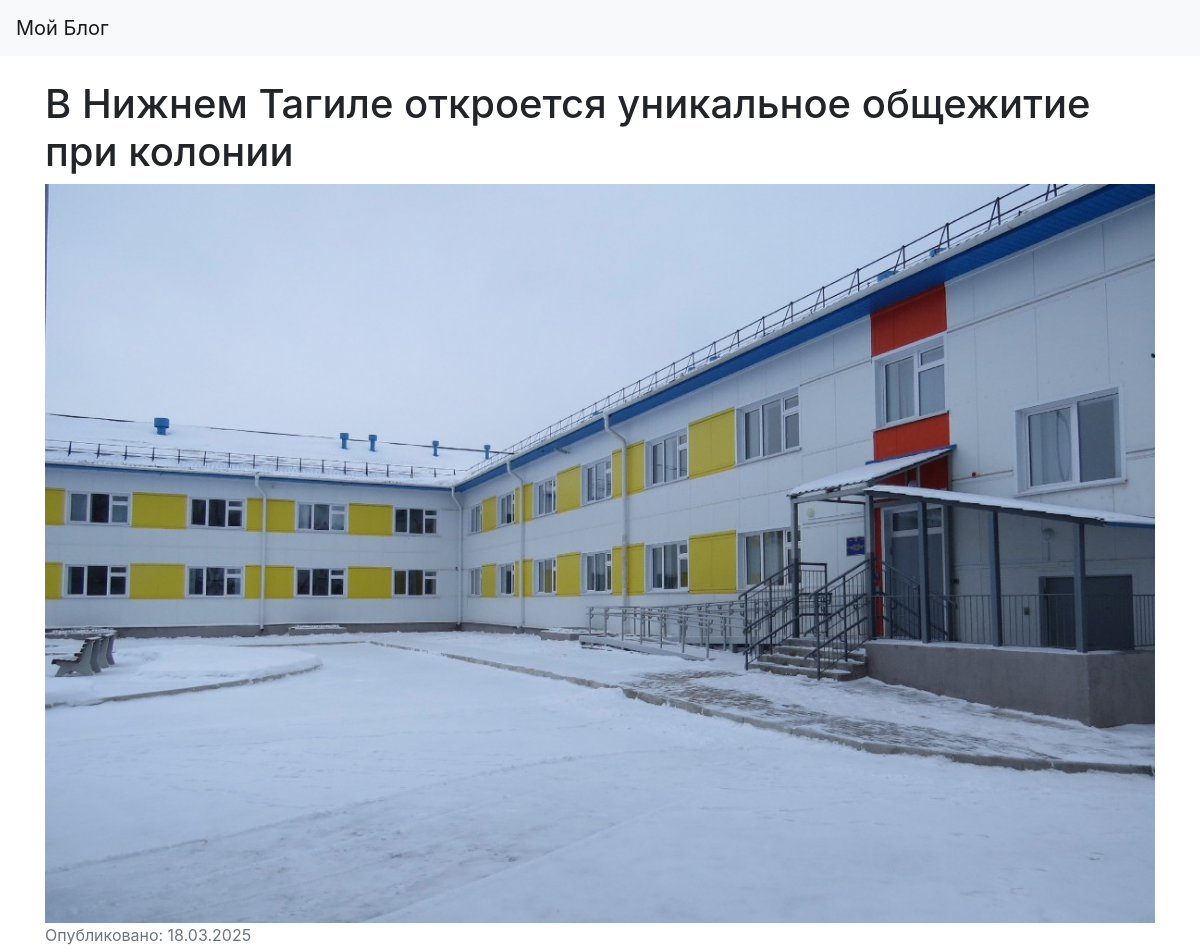
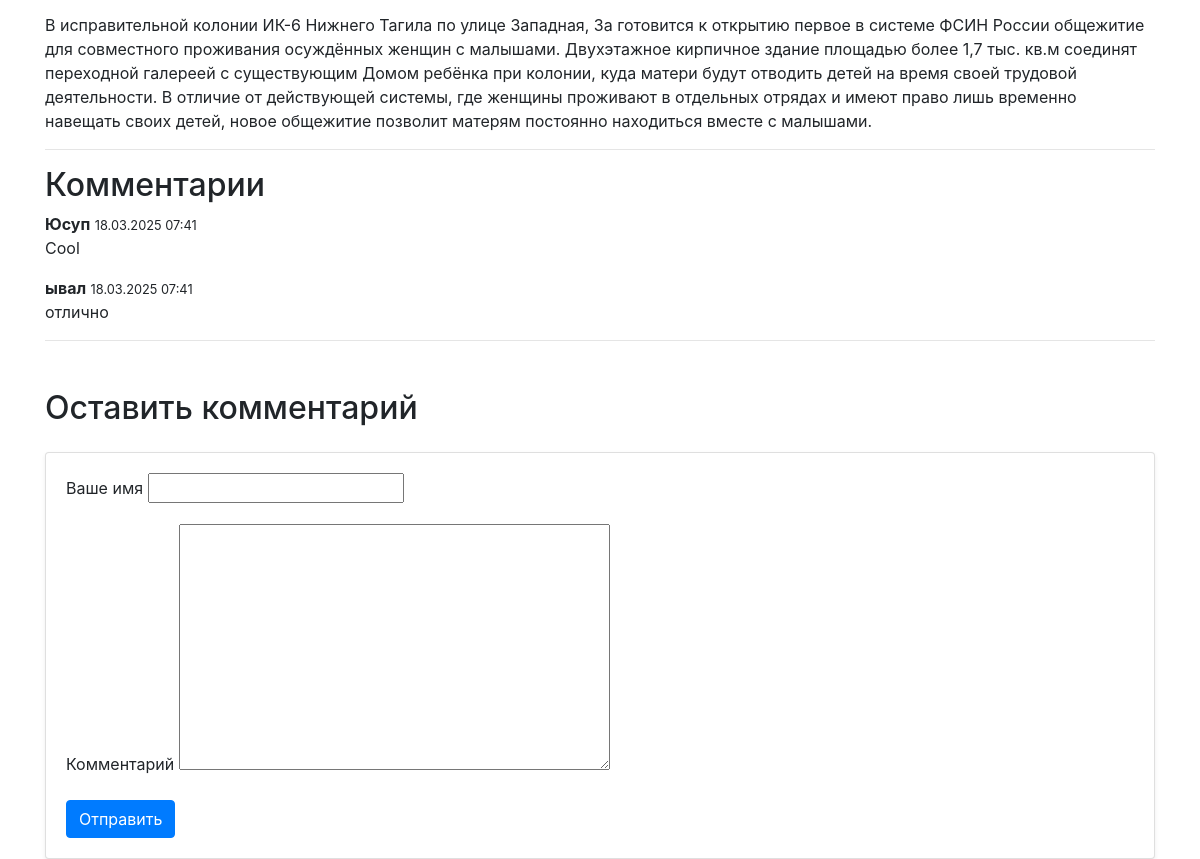
Page /article/v-nizhnem-tagile-otkroetsya-unikalnoe-obshezhitie-pri-kolonii/ on the committed database (2 pictures, top to bottom).
### blog/models.py (models this page shows, shortened)
class Article(models.Model):
    title = models.CharField("Название", max_length=200)
    slug = models.SlugField("Слаг", max_length=200, unique=True)
    content = models.TextField("Содержимое")
    published_date = models.DateTimeField("Дата публикации", default=timezone.now)
    image = models.ImageField("Изображение", upload_to='articles/', blank=True, null=True)
    category = models.ForeignKey('Category', verbose_name="Категория", on_delete=models.SET_NULL, null=True, blank=True, related_name='articles')
    class Meta:
        verbose_name = "Статья"
        verbose_name_plural = "Статьи"

class Comment(models.Model):
    article = models.ForeignKey(Article, verbose_name="Статья", on_delete=models.CASCADE, related_name='comments')
    author = models.CharField("Имя", max_length=80)
    content = models.TextField("Комментарий")
    created_date = models.DateTimeField("Дата создания", auto_now_add=True)
    approved = models.BooleanField("Одобрен", default=True)
    class Meta:
        verbose_name = "Комментарий"
        verbose_name_plural = "Комментарии"

### blog/views.py (the view)
# urls.py: path('article/<slug:slug>/', views.article_detail, name='article_detail'),
def article_detail(request, slug):
    article = get_object_or_404(Article, slug=slug)
    comments = article.comments.filter(approved=True)
    if request.method == 'POST':
        form = CommentForm(request.POST)
        if form.is_valid():
            comment = form.save(commit=False)
            comment.article = article
            comment.save()
            return redirect(article.get_absolute_url())
    else:
        form = CommentForm()
    return render(request, 'blog/article_detail.html', {
        'article': article,
        'comment_form': form,
        'comments': comments,
    })

### blog/forms.py
class CommentForm(forms.ModelForm):
    class Meta:
        model = Comment
        fields = ['author', 'content']
        labels = {
            'author': 'Имя',
            'content': 'Комментарий'
        }

### blog/templates/blog/article_detail.html (shortened to what this page needs)
{% extends "base.html" %}
{% block content %}
  <article>
    <h1>{{ article.title }}</h1>
    {% if article.image %}
      <img src="{{ article.image.url }}" class="img-fluid" alt="{{ article.title }}">
    {% endif %}
    <p class="text-muted">Опубликовано: {{ article.published_date|date:"d.m.Y" }}</p>
    <div>{{ article.content|linebreaks }}</div>
  </article>
  <hr>
  <section id="comments">
    <h2>Комментарии</h2>
    {% for comment in article.comments.all %}
      <div class="mb-3">
        <strong>{{ comment.author }}</strong> <small>{{ comment.created_date|date:"d.m.Y H:i" }}</small>
        <p>{{ comment.content }}</p>
      </div>
    {% empty %}
      <p>Комментариев пока нет.</p>
    {% endfor %}
  </section>
  <hr>
  <section id="add-comment" class="mt-5">
    <h2 class="mb-4">Оставить комментарий</h2>
    <div class="card shadow-sm">
      <div class="card-body">
        <form method="post">
          <div class="mb-3">
            <label for="id_author" class="form-label">Ваше имя</label>
            {{ comment_form.author }}
          </div>
          <div class="mb-3">
            <label for="id_content" class="form-label">Комментарий</label>
            {{ comment_form.content }}
          </div>
          <button type="submit" class="btn btn-primary">Отправить</button>
        </form>
      </div>
    </div>
  </section>
{% endblock %}

### rows in the picture
Article: title "В Нижнем Тагиле откроется уникальное общежитие при колонии", image (picture), published_date "18.03.2025", content "В исправительной колонии ИК-6 Нижнего Тагила по улице Западная, 3а готовится к открытию первое в системе ФСИН России общежитие для совместного проживания осуждённых женщин с малышами. Двухэтажное кирпичное здание площадью более 1,7 тыс. кв.м соединят переходной галереей с существующим Домом ребёнка при колонии, куда матери будут отводить детей на время своей трудовой деятельности. В отличие от действующей системы, где женщины проживают в отдельных отрядах и имеют право лишь временно навещать своих детей, новое общежитие позволит матерям постоянно находиться вместе с малышами."
Comment: author "Юсуп", created_date "18.03.2025 07:41", content "Cool"
Comment: author "ывал", created_date "18.03.2025 07:41", content "отлично"
